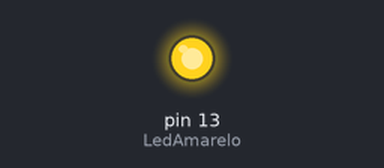
The sketch below on a simulated Arduino Uno, built with avr-gcc and run on an emulated ATmega328P. Shown: output pins drawn as LEDs (lit = HIGH).

Above: at 0.5 s.
At 20.0 s:
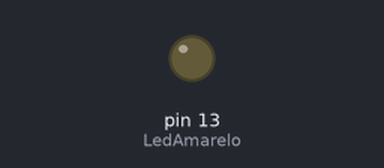
Timing chart, 0 to 27.3 s (numbered marks = the images above):
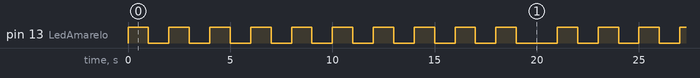

The sketch:

led_programado.ino
```cpp
#define LedAmarelo 13
int tempo = 1000;
void setup() {
  pinMode(LedAmarelo, OUTPUT);
}

void loop() {
  for (int i = 0; i < 10; i++){
    digitalWrite(LedAmarelo, HIGH);
    delay(tempo);
    digitalWrite(LedAmarelo, LOW);
    delay(tempo);
  }
  delay(1000);

}
```

Measured:
- by itself, pin 13 (LedAmarelo): repeats every 21.0 s: 9 × (LOW 1.0 s, HIGH 1.0 s), LOW 2.0 s, HIGH 1.0 s
- by itself, everything shown: repeats every 21.0 s, in 20 steps
